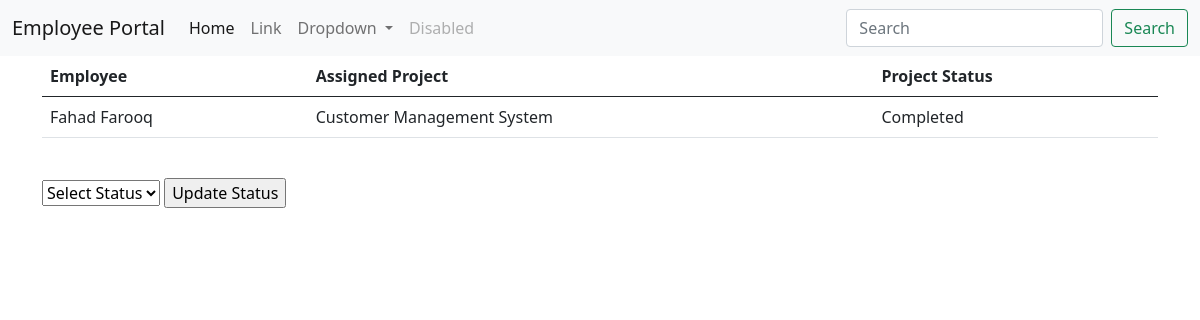
The app's page /ProjectManagement/EmpPortal/1 with its own data.
### ProjectManagement/models.py (models this page shows, shortened)
class Employees_new(models.Model):
    Employee_name = models.CharField(max_length=50)
    Employee_id = models.CharField(max_length=50)
    Employee_contact = models.CharField(max_length=50)
    emp_status = models.CharField(max_length=50, null=True)
    project_id = models.ForeignKey(Projects, on_delete=models.CASCADE)

class Projects(models.Model):
    project_title = models.CharField(max_length=50)
    def __str__(self):
        return self.project_title

### ProjectManagement/views.py (the view)
# urls.py: path('EmpPortal/<int:id>', views.empPortal, name='EmpPortal'),
def empPortal(request, id):
    if request.method == 'POST':
        emp=Employees_new.objects.get(pk=id)
        emp.emp_status = request.POST['status_field']
        emp.save()
    emp=Employees_new.objects.get(pk=id)
    args={
        'emp':emp
    }
    return render(request,'ProjectManagement/employeeportal.html',args)

### ProjectManagement/templates/ProjectManagement/employeeportal.html (shortened to what this page needs)
<!DOCTYPE html>
<html lang="en">
<head>
    <link href="https://cdn.jsdelivr.net/npm/bootstrap@5.0.2/dist/css/bootstrap.min.css" rel="stylesheet">
</head>
<body>
    <nav class="navbar navbar-expand-lg navbar-light bg-light">
        <div class="container-fluid">
          <a class="navbar-brand" href="#">Employee Portal</a>
          <div class="collapse navbar-collapse" id="navbarSupportedContent">
            <ul class="navbar-nav me-auto mb-2 mb-lg-0">
              <li class="nav-item">
                <a class="nav-link active" aria-current="page" href="#">Home</a>
              </li>
              <li class="nav-item">
                <a class="nav-link" href="#">Link</a>
              </li>
              <li class="nav-item dropdown">
                <a class="nav-link dropdown-toggle" href="#" id="navbarDropdown" role="button" data-bs-toggle="dropdown" aria-expanded="false">
                  Dropdown
                </a>
              </li>
              <li class="nav-item">
                <a class="nav-link disabled" href="#" tabindex="-1" aria-disabled="true">Disabled</a>
              </li>
            </ul>
            <form class="d-flex">
              <input class="form-control me-2" type="search" placeholder="Search" aria-label="Search">
              <button class="btn btn-outline-success" type="submit">Search</button>
            </form>
          </div>
        </div>
      </nav>
<div class="container">
      <table class="table">
        <thead>
          <tr>
            <th scope="col">Employee</th>
            <th scope="col">Assigned Project</th>
            <th scope="col">Project Status</th>
          </tr>
        </thead>
        <tbody>
          <tr>
            <td>{{emp.Employee_name}}</td>
            <td>{{emp.project_id}}</td>
            <td>{{emp.emp_status}}</td>
          </tr>
        </tbody>
      </table>
      <br>
      <form action="" method="POST">
        <select name="status_field" required>
          <option value="">Select Status</option>
        </select>
        <input type="submit" value="Update Status"/>
      </form>
</div>
</body>
</html>

### records on screen
Employees_new: Employee_name "Fahad Farooq", project_id "Customer Management System", emp_status "Completed"
